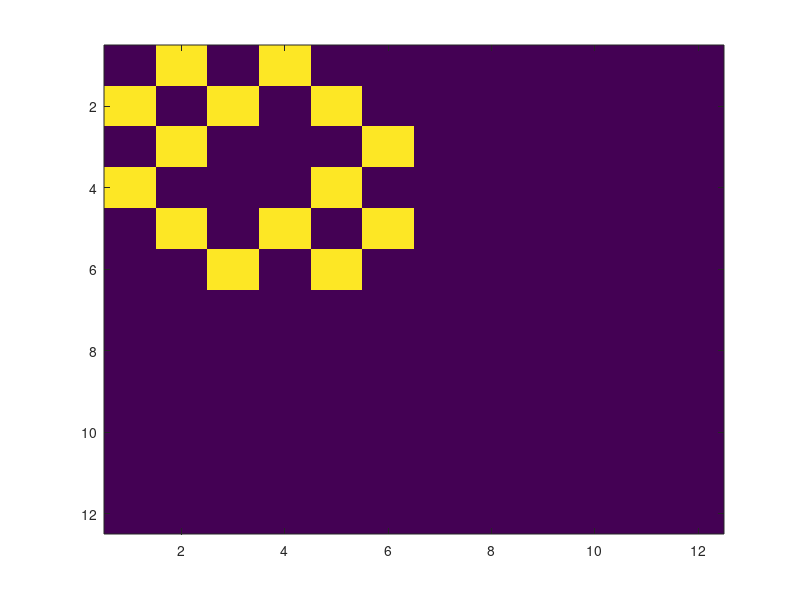
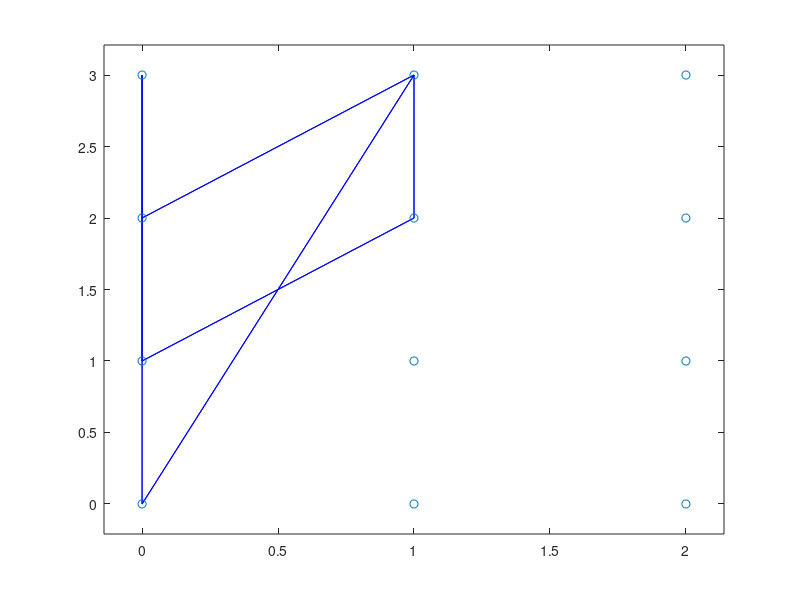

These charts were generated, in order, by the following MATLAB code: (Note: this script raises an error after producing the figures.)
% Modeling a sliding microscopic 2D object
% Author: Theodor Jonsson
% Date 5/1/2023
% Testing using vectorized implementation instead of nested loops first.
% The strategy is to construct an adjecency matrix and use that together
% with similar method as in exercise 2 to simulate the system.
% The force function will now be more complicated but it will probabily be
% significantly faster and more general.
%

% ------- GIVEN PROPERTIES -------
Nc = 3; % Number of columns of the 2D object.
Nr = 4; % Rows of columns of the 2D object.
masses = 1; % All particles have mass 1.
ks = 100;
kd = 0;
g = 1;
dt = 2e-3;
L = 1; % Evenly distributed particles => sqrt(2) on diagonal.
% --------------------------------
NP = Nc*Nr;

% ------- Set up the 2D object --------
n_dims = 2;
% The object is denoted by the matrix X
x = meshgrid(0:L:(Nc-1)/L,0:L:(Nr-1)/L);
y = flip(meshgrid(0:L:(Nr-1)/L,0:L:(Nc-1)/L)',1);
X = cat(3,x,y);
X = reshape(X,[NP n_dims]); % Flatten the matrix.
% X now has Shape (NP x n_dims) 

% Now we can construct the adjecency matrix for the list of particles.
% Which we can use as a mask to remove the forces from non connected
% particles.
A = zeros(NP,NP);
for r = 0:1%Nr-1
    for c = 0:Nc-1
        i = r*Nc+c+1
        if c > 0
            A(i-1,i) = 1;
            A(i,i-1) = 1;
        end
        if r > 0
            A(i-Nc,i) = 1;
            A(i,i-Nc) = 1;
        end
    end
end
image(A*256)
x = squeeze(X(:,1));
y = squeeze(X(:,2));
xy = [x y]; % xy should be (NP x n_dims)
% Update positions etc. and plot
figure(2)
gplot(A,xy,'b')
hold on
scatter(X(:,1),X(:,2))
hold off
axis padded
%figure(3)
%A = latticeAdjacencyMatrix(Nr,Nc)
%image(A*256)
figure(4)
mat = X;
[r, c,n_dims] = size(mat);                          % Get the matrix size
diagVec1 = repmat([ones(c-1, 1); 0], r, 1);  % Make the first diagonal vector
                                             %   (for horizontal connections)
diagVec1 = diagVec1(1:end-1);                % Remove the last value
diagVec2 = [0; diagVec1(1:(c*(r-1)))];       % Make the second diagonal vector
                                             %   (for anti-diagonal connections)
diagVec3 = ones(c*(r-1), 1);                 % Make the third diagonal vector
                                             %   (for vertical connections)
diagVec4 = diagVec2(2:end-1);                % Make the fourth diagonal vector
                                             %   (for diagonal connections)
adj = diag(diagVec1, 1)+...                  % Add the diagonals to a zero matrix
      diag(diagVec2, c-1)+...
      diag(diagVec3, c)+...
      diag(diagVec4, c+1);
adj = adj+adj.';
%image(adj*256)
gplot(adj,xy,'b')
function A = latticeAdjacencyMatrix(Nr,Nc)
  % Let Nr, Nc denote the size of the rectangular 2d grid
  % A - square adjacency matrix
  % Connect nodes (i,j) to (i+1,j)
  [i,j] = ndgrid(1:Nr-1,1:Nc);
  ind1 = sub2ind([Nr,Nc],i,j);
  ind2 = sub2ind([Nr,Nc],i+1,j);
  
  % Connect nodes (i,j) to (i,j+1)
  [i,j] = ndgrid(1:Nr,1:Nc-1);
  ind3 = sub2ind([Nr,Nc],i,j);
  ind4 = sub2ind([Nr,Nc],i,j+1);
  
  % build the global adjacency matrix
  totalnodes = Nr*(Nc-1) + (Nc-1)*Nc;
  A = sparse([ind1(:);ind3(:)],[ind2(:);ind4(:)],ones(totalnodes,1),Nr*Nc,Nr*Nc);
  
  % symmetrize, since the above computations only followed the edges in one direction.
  % that is to say, if a talks to b, then b also talks to a.
  A = A + A';
end



